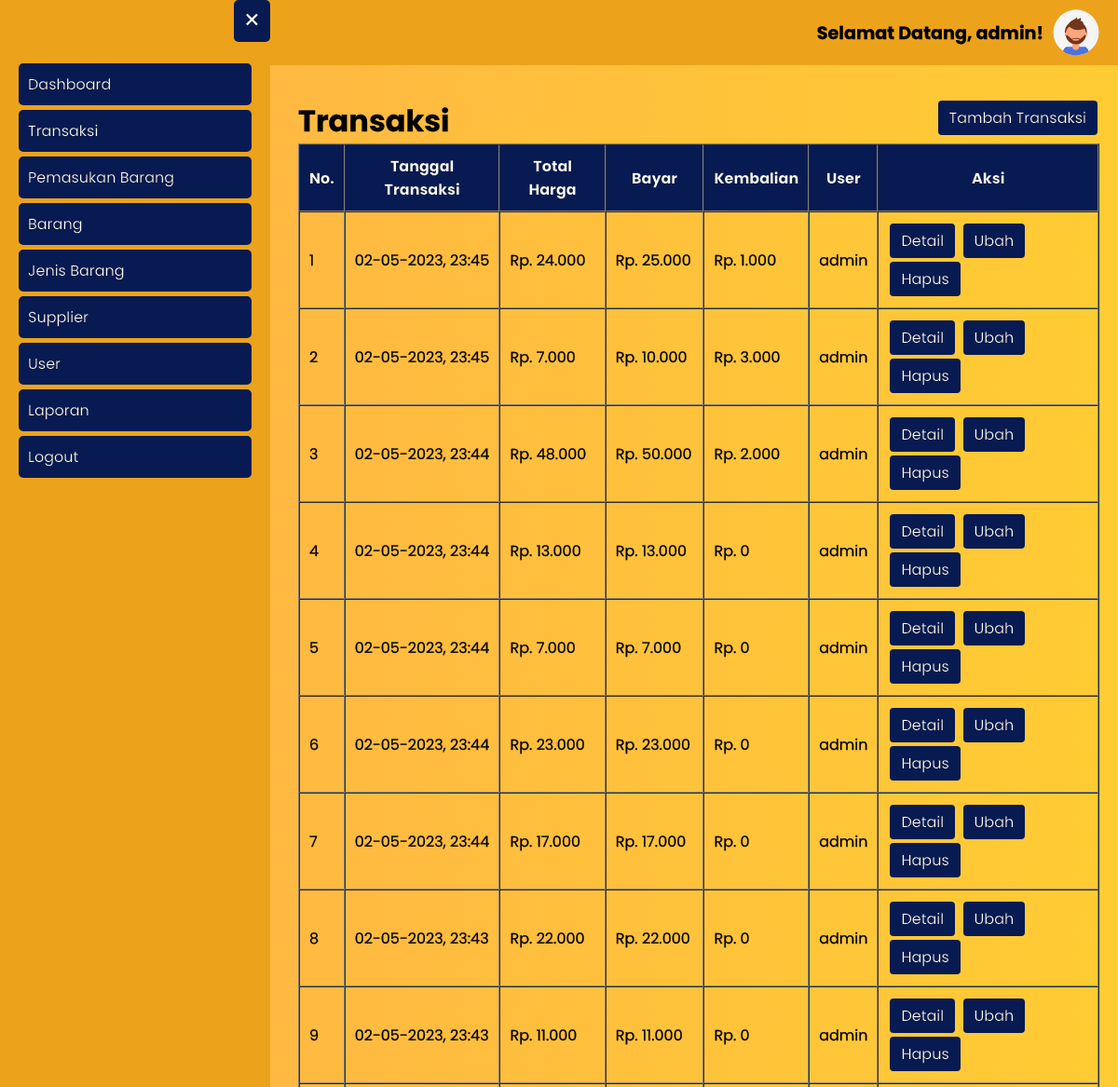
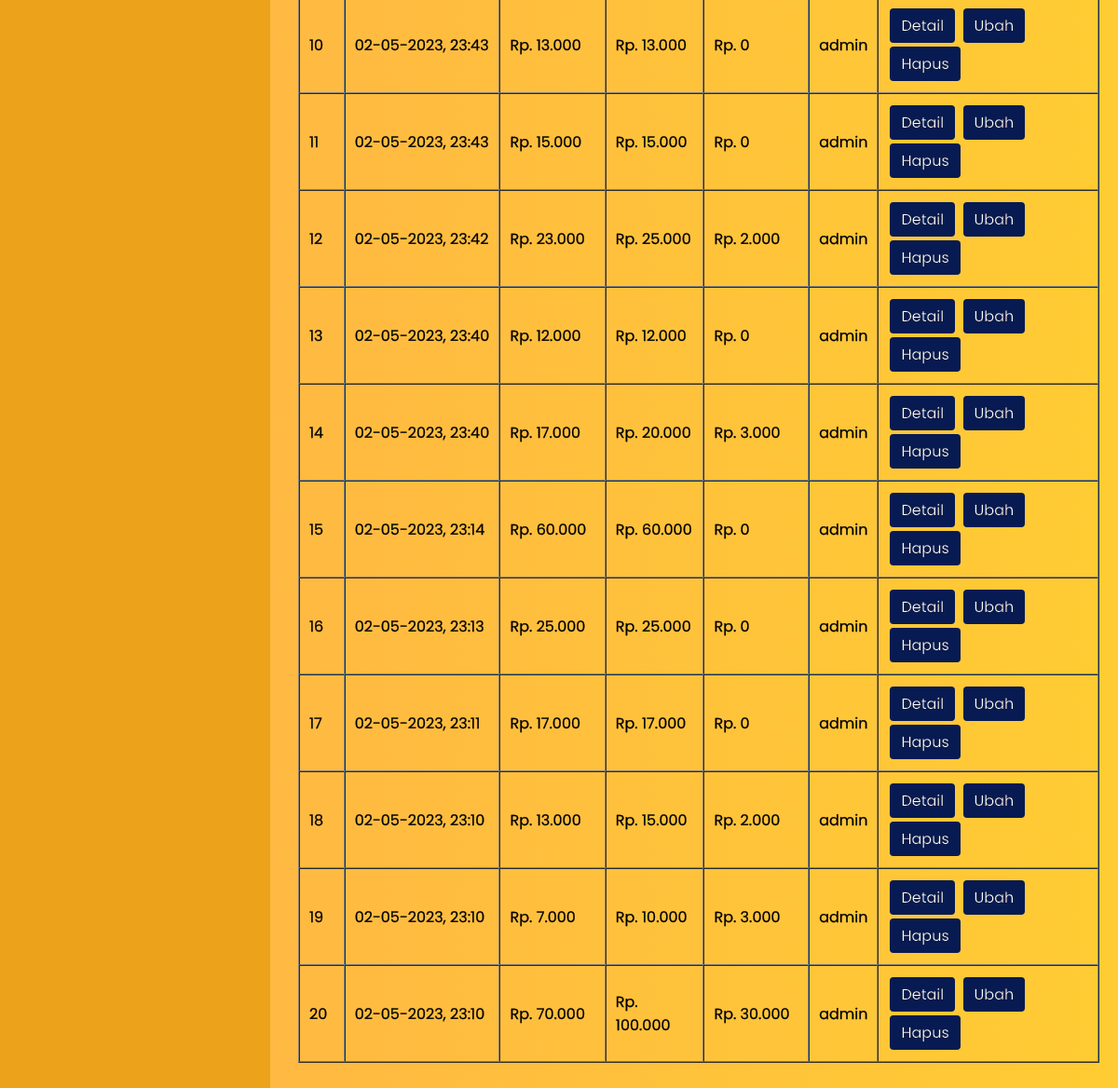
The app's page /transaksi/transaksi.php (signed in) with its own data (2 pictures, top to bottom).
### tables this page shows
CREATE TABLE `user` (
  `id_user` int(11) NOT NULL,
  `username` varchar(20) NOT NULL,
  `password` varchar(300) NOT NULL,
  `hak_akses` enum('administrator','operator') NOT NULL,
  `nama_lengkap` varchar(50) NOT NULL,
  `no_telp_user` varchar(20) NOT NULL
);

CREATE TABLE `transaksi` (
  `id_transaksi` int(11) NOT NULL,
  `tanggal_transaksi` datetime NOT NULL,
  `total_harga` int(11) DEFAULT NULL,
  `bayar` int(11) DEFAULT NULL,
  `kembalian` int(11) DEFAULT NULL,
  `id_user` int(11) NOT NULL
);

### transaksi/transaksi.php (the view, shortened to what this page needs)
<?php
require_once '../koneksi.php';
$transaksi = mysqli_query($koneksi, "SELECT * FROM transaksi INNER JOIN user ON transaksi.id_user = user.id_user ORDER BY tanggal_transaksi DESC");
$id_user = htmlspecialchars($_SESSION['id_user']);
$data_profile = mysqli_fetch_assoc(mysqli_query($koneksi, "SELECT * FROM user WHERE id_user = '$id_user'"));
?>
<html>
<head>
	<?php include_once '../include/head.php'; ?>
</head>
<body class="bg-gradient">
    <?php include_once '../include/topbar.php' ?>
	<?php include_once '../include/sidebar.php'; ?>
	<div class="main-content">
		<div class="my">
			<h1 class="inline-block">Transaksi</h1>
			<a href="<?= BASE_URL; ?>transaksi/tambah_transaksi.php" class="btn float-right">Tambah Transaksi</a>
			<table border="1" cellpadding="10" cellspacing="0">
				<thead class="thead">
					<tr>
						<th>No.</th>
						<th>Tanggal Transaksi</th>
						<th>Total Harga</th>
						<th>Bayar</th>
						<th>Kembalian</th>
						<th>User</th>
						<th>Aksi</th>
					</tr>
				</thead>
				<tbody>
					<?php $i = 1; ?>
					<?php foreach ($transaksi as $dt): ?>
						<tr>
							<td><?= $i++; ?></td>
							<td><?= date("d-m-Y, H:i", strtotime($dt['tanggal_transaksi'])); ?></td>
							<td>Rp. <?= str_replace(",", ".", number_format($dt['total_harga'])); ?></td>
							<td>Rp. <?= str_replace(",", ".", number_format($dt['bayar'])); ?></td>
							<td>Rp. <?= str_replace(",", ".", number_format($dt['kembalian'])); ?></td>
							<td><?= $dt['username']; ?></td>
							<td>
								<a href="detail_transaksi.php?id_transaksi=<?= $dt['id_transaksi']; ?>" class="btn"><?php if ($dt['bayar'] == 0): ?> Bayar <?php else: ?> Detail <?php endif ?></a>
								<a href="ubah_transaksi.php?id_transaksi=<?= $dt['id_transaksi']; ?>" class="btn">Ubah</a>
								<a onclick="return confirm('Apakah Anda yakin ingin menghapus Transaksi?')" href="hapus_transaksi.php?id_transaksi=<?= $dt['id_transaksi']; ?>" class="btn">Hapus</a>
							</td>
						</tr>
					<?php endforeach ?>
				</tbody>
			</table>
		</div>
	</div>
</body>
</html>

### include/topbar.php
<button class="open-btn">&#9776;</button>
<div class="topbar">
	<h1>Selamat Datang, <?= $data_profile['username']; ?>!</h1>
	<a href="<?= BASE_URL; ?>user/profile.php">
		<img src="<?= BASE_URL; ?>assets/img/profile_pic.svg" alt="Profile Picture">
	</a>
</div>

### assets/style.css (style rules this page uses)
* { font-family: 'Poppins', sans-serif; -webkit-text-stroke-width: .25px; -webkit-text-stroke-color: black; }
body { margin: 0; padding: 0; }
.bg-gradient { background: rgb(255,179,71); background: linear-gradient(90deg, rgba(255,179,71,1) 0%, rgba(255,204,51,1) 100%); }
.thead { background-color: #071a52; color: white; }
.my { margin: 1rem 0; }
.main-content { margin-left: 300px; padding: 20px; transition: all 0.3s ease-in-out; }
.main-content h1 { padding: 0; margin: 0; }
.open-btn { position: absolute; left: 10px; top: 10px; font-size: 30px; padding: 0 10px; cursor: pointer; border-radius: 5px; background: #071a52; border: none; color: white; }
.topbar { display: flex; justify-content: flex-end; align-items: center; background-color: #eca31b; padding: 10px 20px; }
.topbar img { height: 50px; width: 50px; border-radius: 50%; margin-left: 10px; margin-right: 0; }
.topbar h1 { font-size: 1.2em; margin: 0; }
.btn { margin: 2px; display: inline-block; font-size: 1rem; color: black; text-align: center; border: 1px solid black; padding: 0.375rem 0.75rem; border-radius: 0.25rem; text-decoration: none; cursor: pointer; background: #071a52; border: none; color: white; }
.inline-block { display: inline-block; }
.float-right { float: right; }
table { width: 100%; }

### records on screen
user: username "admin"
transaksi: tanggal_transaksi "02-05-2023, 23:45", total_harga "24.000", bayar "25.000", kembalian "1.000", id_user.username "admin", shows "Detail"
transaksi: tanggal_transaksi "02-05-2023, 23:45", total_harga "7.000", bayar "10.000", kembalian "3.000", id_user.username "admin", shows "Detail"
transaksi: tanggal_transaksi "02-05-2023, 23:44", total_harga "48.000", bayar "50.000", kembalian "2.000", id_user.username "admin", shows "Detail"
transaksi: tanggal_transaksi "02-05-2023, 23:44", total_harga "13.000", bayar "13.000", kembalian "0", id_user.username "admin", shows "Detail"
transaksi: tanggal_transaksi "02-05-2023, 23:44", total_harga "7.000", bayar "7.000", kembalian "0", id_user.username "admin", shows "Detail"
transaksi: tanggal_transaksi "02-05-2023, 23:44", total_harga "23.000", bayar "23.000", kembalian "0", id_user.username "admin", shows "Detail"
transaksi: tanggal_transaksi "02-05-2023, 23:44", total_harga "17.000", bayar "17.000", kembalian "0", id_user.username "admin", shows "Detail"
transaksi: tanggal_transaksi "02-05-2023, 23:43", total_harga "22.000", bayar "22.000", kembalian "0", id_user.username "admin", shows "Detail"
transaksi: tanggal_transaksi "02-05-2023, 23:43", total_harga "11.000", bayar "11.000", kembalian "0", id_user.username "admin", shows "Detail"
transaksi: tanggal_transaksi "02-05-2023, 23:43", total_harga "13.000", bayar "13.000", kembalian "0", id_user.username "admin", shows "Detail"
transaksi: tanggal_transaksi "02-05-2023, 23:43", total_harga "15.000", bayar "15.000", kembalian "0", id_user.username "admin", shows "Detail"
transaksi: tanggal_transaksi "02-05-2023, 23:42", total_harga "23.000", bayar "25.000", kembalian "2.000", id_user.username "admin", shows "Detail"
transaksi: tanggal_transaksi "02-05-2023, 23:40", total_harga "12.000", bayar "12.000", kembalian "0", id_user.username "admin", shows "Detail"
transaksi: tanggal_transaksi "02-05-2023, 23:40", total_harga "17.000", bayar "20.000", kembalian "3.000", id_user.username "admin", shows "Detail"
transaksi: tanggal_transaksi "02-05-2023, 23:14", total_harga "60.000", bayar "60.000", kembalian "0", id_user.username "admin", shows "Detail"
transaksi: tanggal_transaksi "02-05-2023, 23:13", total_harga "25.000", bayar "25.000", kembalian "0", id_user.username "admin", shows "Detail"
transaksi: tanggal_transaksi "02-05-2023, 23:11", total_harga "17.000", bayar "17.000", kembalian "0", id_user.username "admin", shows "Detail"
transaksi: tanggal_transaksi "02-05-2023, 23:10", total_harga "13.000", bayar "15.000", kembalian "2.000", id_user.username "admin", shows "Detail"
transaksi: tanggal_transaksi "02-05-2023, 23:10", total_harga "7.000", bayar "10.000", kembalian "3.000", id_user.username "admin", shows "Detail"
transaksi: tanggal_transaksi "02-05-2023, 23:10", total_harga "70.000", bayar "100.000", kembalian "30.000", id_user.username "admin", shows "Detail"
